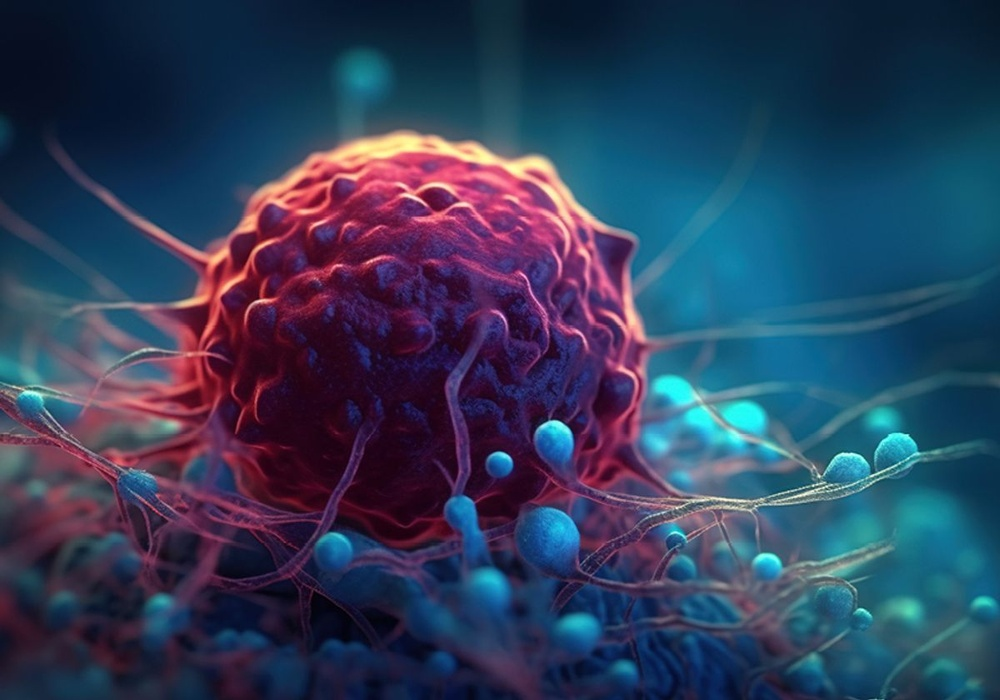
%> input picture cancercell.jpg, 1000 x 700 px, shrunk from 1200 x 840 before the run
$ octave p9.m   (GNU Octave 9; MATLAB toolbox functions it lacks are replaced by stand-ins)
%> lines starting %> are read from the running program, lines starting %| are printed output that depends on the picture
% Image Enhancement
I = imread('cancercell.jpg');
%> I is the input picture: size 700x1000x3 uint8; mean R, G, B 47.7, 62.1, 90
subplot(4,2,1);
imshow(I);
title('Original Image');

g = rgb2gray(I);
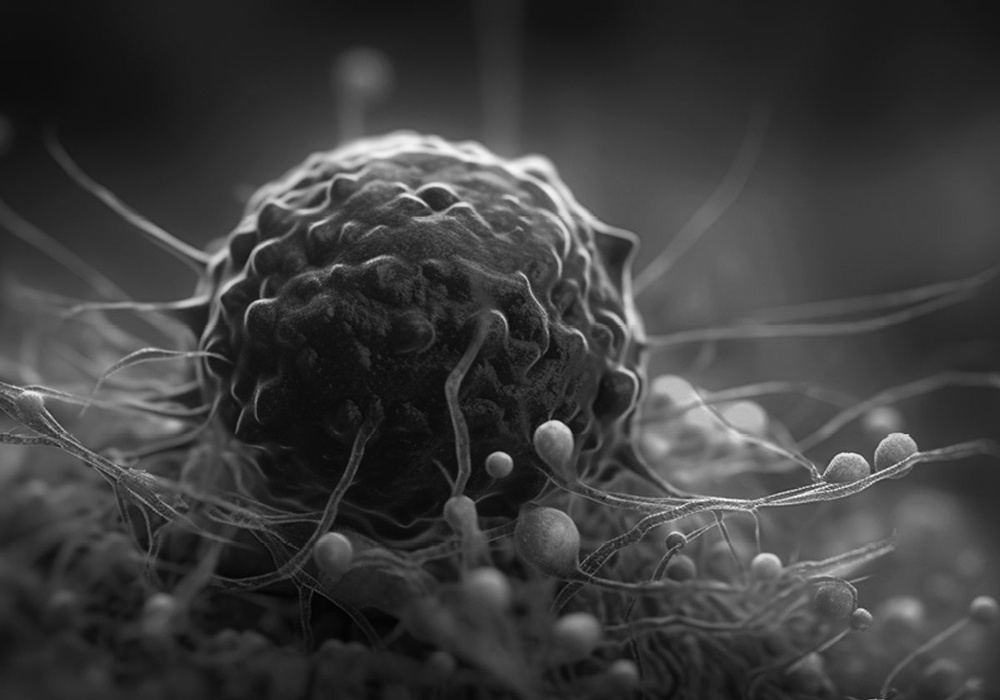
%> g: size 700x1000 uint8; min 1, max 252, mean 61
subplot(4,2,2);
imshow(g);
title('Gray Image');

J = imadjust(g, [0.3 0.7], []);
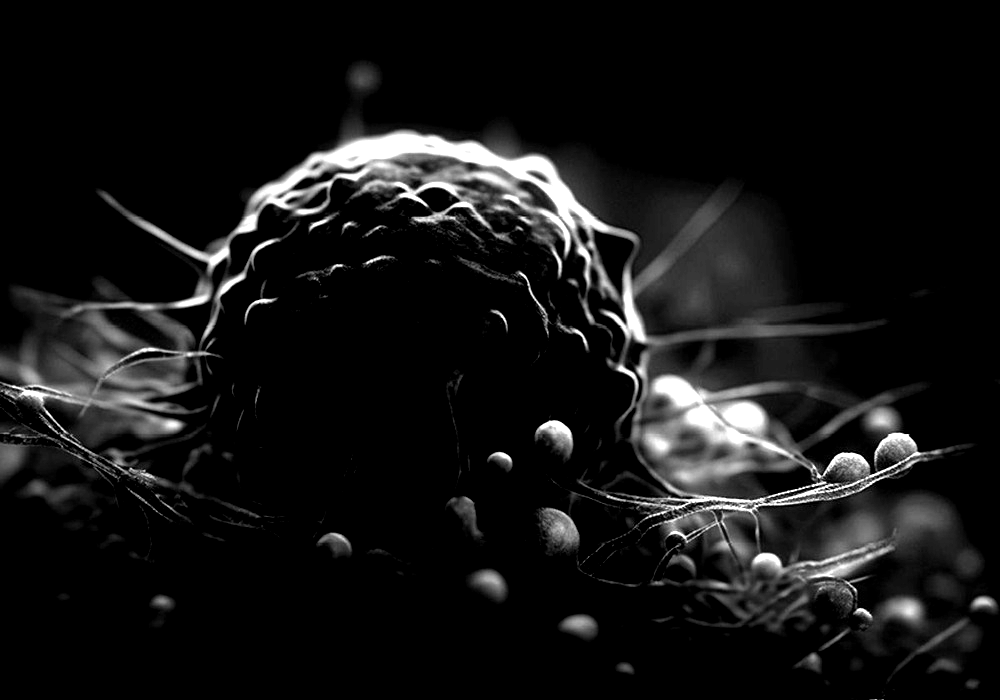
%> J: size 700x1000 uint8; min 0, max 255, mean 20.9
subplot(4,2,3);
imshow(J);
title('Enhanced Image');

D = imadjust(I, [0.2 0.3 0; 0.6 0.7 1], []);
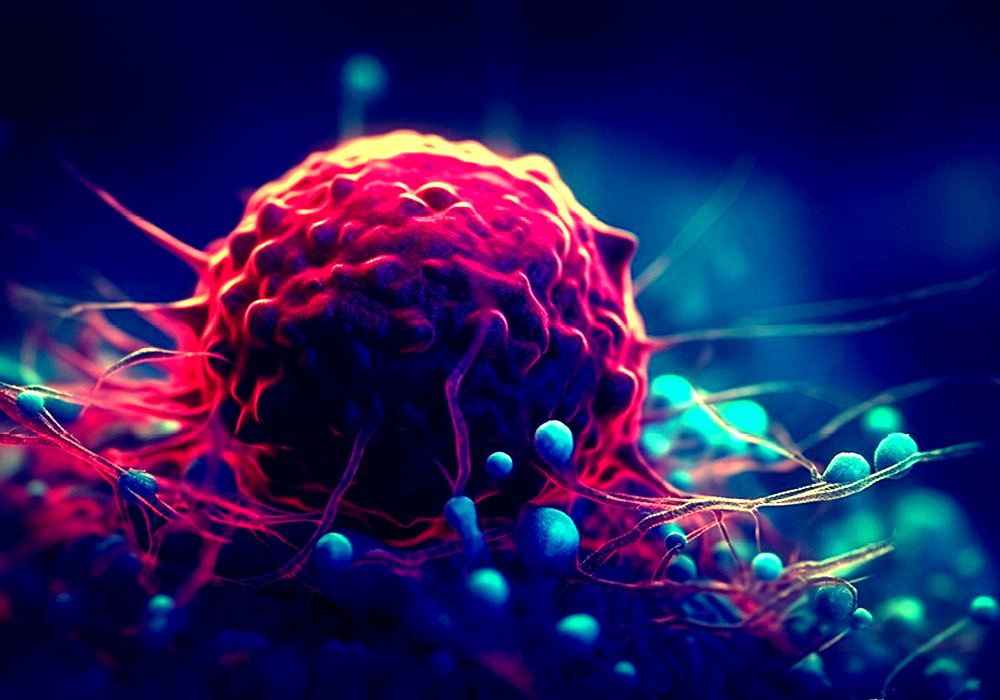
%> D: size 700x1000x3 uint8; mean R, G, B 36.3, 26.6, 90
subplot(4,2,4);
imshow(D);
title('Enhanced Image 2');

% Histogram and Histogram Equalization
subplot(4,2,7);
imhist(g);
title('Histogram of Gray Image');

m = histeq(I);
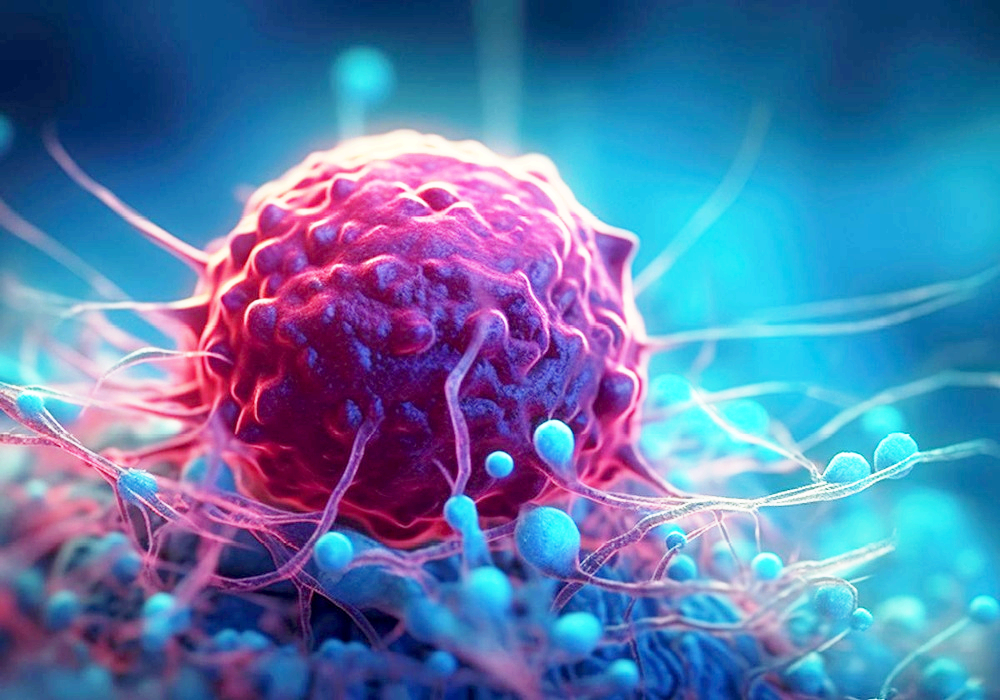
%> m: size 700x1000x3 uint8; mean R, G, B 87.7, 121.5, 170
subplot(4,2,6);
imshow(m);
title('Equalized Image');

subplot(4,2,8);
imhist(m);
title('Histogram of Equalized Image');
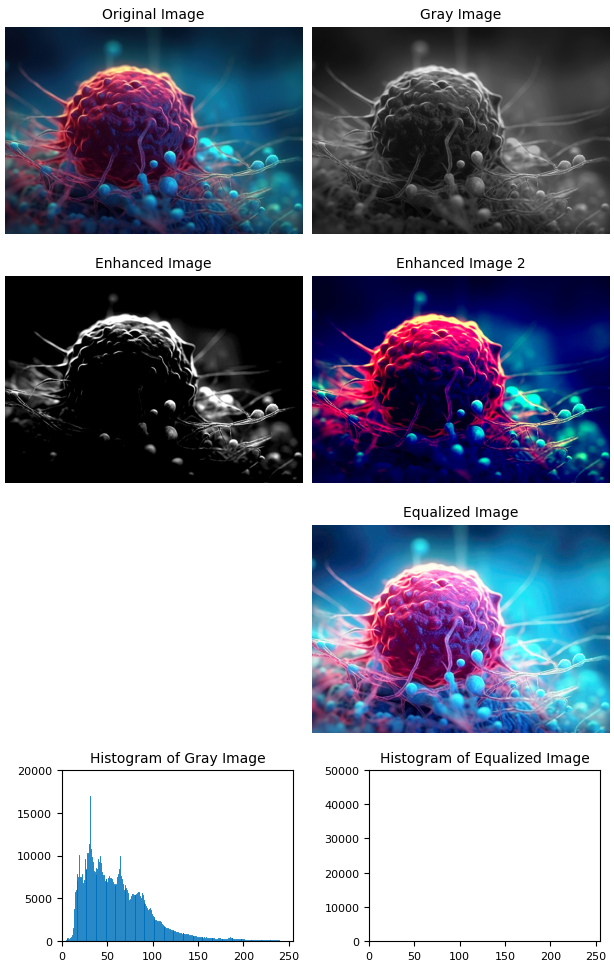
%> figure redrawn from the program's plot data, 7 panels
